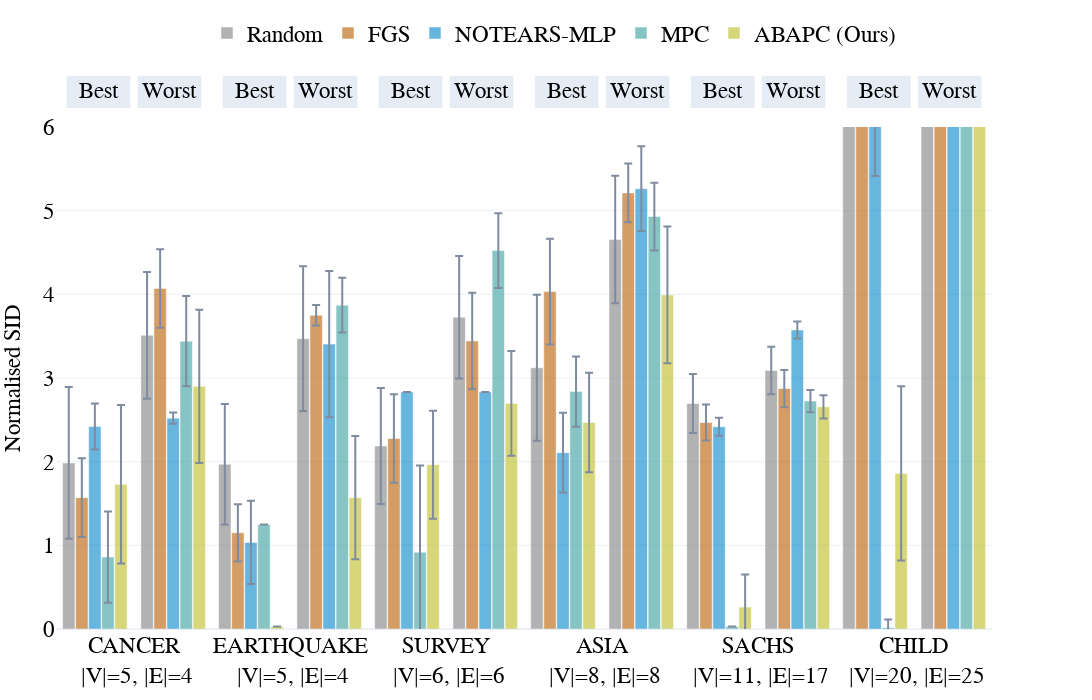
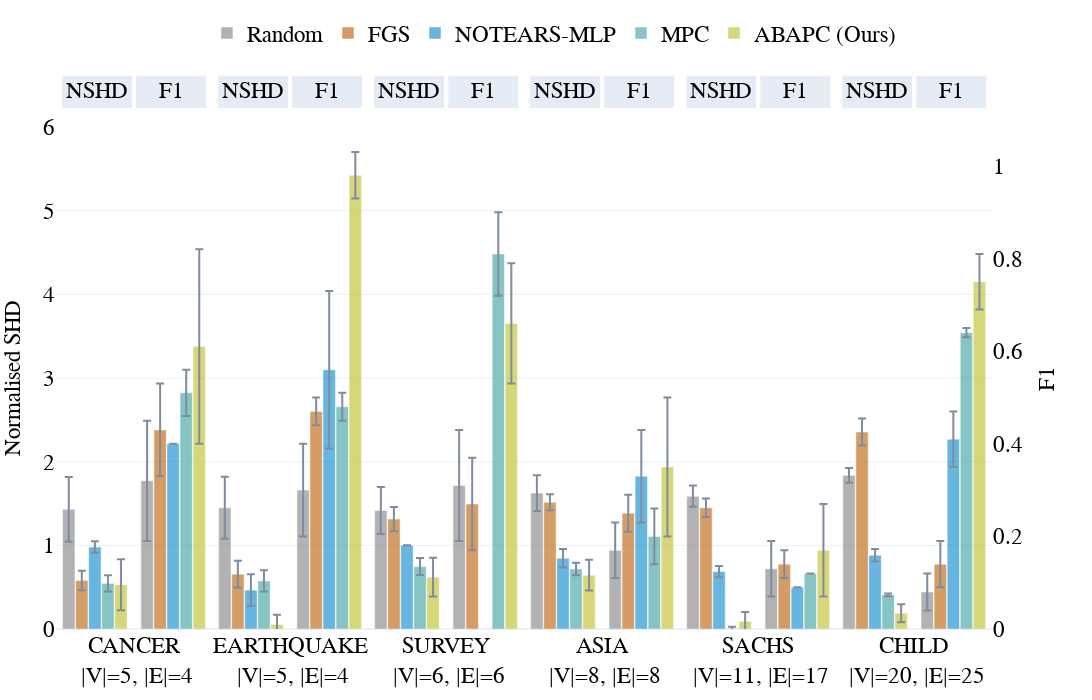

Notebook code cell kept with these figures, in order:
### Markdown cell above
## CPDAG Evaluation

### Code cell
# Load and plot CPDAG metrics (SID best/worst) to mirror experiments.ipynb

# Extend schemas to support CPDAG files
COLUMNS_MAP.update({
    'cpdag': [
        'dataset','model',
        'elapsed_mean','elapsed_std',
        'nnz_mean','nnz_std',
        'fdr_mean','fdr_std',
        'tpr_mean','tpr_std',
        'fpr_mean','fpr_std',
        'precision_mean','precision_std',
        'recall_mean','recall_std',
        'F1_mean','F1_std',
        'shd_mean','shd_std',
        'SID_low_mean','SID_low_std','SID_high_mean','SID_high_std'
    ]
})

# Optional CSV metric mapping for CPDAG if ever needed (not used here)
CSV_METRIC_MAP.update({
    'cpdag': {
        'elapsed': 'time',
        'nnz': 'cpdag_nnz',
        'fdr': 'cpdag_fdr',
        'tpr': 'cpdag_tpr',
        'fpr': 'cpdag_fpr',
        'precision': 'cpdag_precision',
        'recall': 'cpdag_recall',
        'F1': 'cpdag_F1',
        'shd': 'cpdag_shd',
        # best/worst SID if present in CSV aggregates
        'SID_low': 'cpdag_sid_low',
        'SID_high': 'cpdag_sid_high',
    }
})

# Redefine loader to read cpdag npy files when requested
def load_npy(version: str, kind: str):
    if kind == 'cpdag':
        path = RESULTS_DIR / f'stored_results_{version}_cpdag.npy'
        cols = ['dataset','model',
                'elapsed_mean','elapsed_std',
                'nnz_mean','nnz_std',
                'fdr_mean','fdr_std',
                'tpr_mean','tpr_std',
                'fpr_mean','fpr_std',
                'precision_mean','precision_std',
                'recall_mean','recall_std',
                'F1_mean','F1_std',
                'shd_mean','shd_std',
                'SID_low_mean','SID_low_std','SID_high_mean','SID_high_std']
    else:
        path = RESULTS_DIR / f'stored_results_{version}.npy'
        cols = ['dataset', 'model', 'elapsed_mean', 'elapsed_std', 'nnz_mean', 'nnz_std',
                'fdr_mean', 'fdr_std', 'tpr_mean', 'tpr_std', 'fpr_mean', 'fpr_std',
                'precision_mean', 'precision_std', 'recall_mean', 'recall_std',
                'F1_mean', 'F1_std', 'shd_mean', 'shd_std', 'SID_mean', 'SID_std']
    if not path.exists():
        raise FileNotFoundError(f'Missing results file: {path}')
    arr = np.load(path, allow_pickle=True)
    df = pd.DataFrame(arr, columns=cols)
    df['dataset'] = df['dataset'].astype(str)
    df['model'] = df['model'].astype(str)
    return df

# Load combined CPDAG aggregates across RUN_CONFIGS
cpdag_all = load_results('cpdag')

# Restrict to the same datasets as DAG plots
if 'dataset' in cpdag_all.columns and len(cpdag_all):
    base_names = cpdag_all['dataset'].astype(str).str.replace('<br>.*','', regex=True).str.lower()
    cpdag_all = cpdag_all[base_names.isin(datasets_to_plot)].copy()

# Add node/edge counts and pretty labels
if len(cpdag_all):
    base_names = cpdag_all['dataset'].astype(str).str.replace('<br>.*','', regex=True).str.lower()
    cpdag_all['n_edges'] = base_names.map(dags_arcs_map).fillna(cpdag_all.get('num_edges', np.nan)).astype(float)
    cpdag_all['n_nodes'] = base_names.map(dags_nodes_map).fillna(cpdag_all.get('num_nodes', np.nan)).astype(float)
    ds_upper = base_names.str.upper()
    cpdag_all['dataset'] = ds_upper + '<br> |V|=' + cpdag_all['n_nodes'].fillna(0).astype(int).astype(str) + ', |E|=' + cpdag_all['n_edges'].fillna(0).astype(int).astype(str)

    # Normalise SHD and SID best/worst by number of edges
    if 'shd_mean' in cpdag_all and 'n_edges' in cpdag_all:
        cpdag_all['p_shd_mean'] = cpdag_all['shd_mean'].astype(float) / cpdag_all['n_edges'].astype(float)
        cpdag_all['p_shd_std'] = cpdag_all['shd_std'].astype(float) / cpdag_all['n_edges'].astype(float)
    for c in ['SID_low','SID_high']:
        mean_c, std_c = f'{c}_mean', f'{c}_std'
        if mean_c in cpdag_all and 'n_edges' in cpdag_all:
            cpdag_all[f'p_{c}_mean'] = cpdag_all[mean_c].astype(float) / cpdag_all['n_edges'].astype(float)
            cpdag_all[f'p_{c}_std'] = cpdag_all[std_c].astype(float) / cpdag_all['n_edges'].astype(float)
    # Ensure non-zero tiny values for visibility
    if 'p_SID_low_mean' in cpdag_all: cpdag_all['p_SID_low_mean'] = cpdag_all['p_SID_low_mean'].replace(0, 0.03)
    if 'p_SID_high_mean' in cpdag_all: cpdag_all['p_SID_high_mean'] = cpdag_all['p_SID_high_mean'].replace(0, 0.03)



# Plot CPDAG NSID best vs worst
if len(cpdag_all):
    # Preferred ordering; include only those present
    preferred = ['Random','FGS','NOTEARS-MLP','Shapley-PC','ASPCR','ABAPC (Ours)','ABAPC-LLM','ABAPC-LLM-d','LLM-BFS','MPC']
    ## Force the same ordering of methods as in DAG plots
    available_models_cpdag = [m for m in methods if m in cpdag_all['model'].unique()]
    print('CPDAG models:', available_models_cpdag)    
    double_bar_chart_plotly(
        cpdag_all, ['p_SID_low','p_SID_high'], names_dict, colors_dict, available_models_cpdag,
        save_figs=save_figs, font_size=23, output_name=str(REPO_ROOT / 'results/figs/Fig.bn_cpdag_SID_best_worst.html'),
        debug=False, range_y1=[0,6], range_y2=[0,6], rect_exp=0.01
    )
    double_bar_chart_plotly(
        cpdag_all, ['p_shd','F1'], names_dict, colors_dict, available_models_cpdag,
        save_figs=save_figs, font_size=23, output_name=str(REPO_ROOT / 'results/figs/Fig.bn_cpdag_SID_best_worst.html'),
        debug=False, range_y1=[0,6], range_y2=[0,6], rect_exp=0.01
    )
else:
    print('No CPDAG results found.')

### Figure 1 — Plotly figure (JSON) as saved in the notebook; plotly's stock layout.template omitted (floating-point values rounded to 4 significant figures)
{"data": [{"error_y": {"array": [0.9075, 0.72, 0.6933, 0.8738, 0.3512, 0.8004], "type": "data", "visible": true}, "marker": {"color": "#7f7f7f"}, "name": "Random", "offsetgroup": "0", "opacity": 0.6, "showlegend": true, "type": "bar", "x": ["CANCER<br> |V|=5, |E|=4", "EARTHQUAKE<br> |V|=5, |E|=4", "SURVEY<br> |V|=6, |E|=6", "ASIA<br> |V|=8, |E|=8", "SACHS<br> |V|=11, |E|=17", "CHILD<br> |V|=20, |E|=25"], "y": [1.985, 1.97, 2.187, 3.123, 2.695, 11.56], "yaxis": "y"}, {"error_y": {"array": [0.47, 0.3425, 0.5283, 0.6312, 0.2159, 1.312], "type": "data", "visible": true}, "marker": {"color": "#b85c00"}, "name": "FGS", "offsetgroup": "1", "opacity": 0.6, "showlegend": true, "type": "bar", "x": ["CANCER<br> |V|=5, |E|=4", "EARTHQUAKE<br> |V|=5, |E|=4", "SURVEY<br> |V|=6, |E|=6", "ASIA<br> |V|=8, |E|=8", "SACHS<br> |V|=11, |E|=17", "CHILD<br> |V|=20, |E|=25"], "y": [1.57, 1.15, 2.277, 4.032, 2.468, 9.815], "yaxis": "y"}, {"error_y": {"array": [0.275, 0.4975, 0.0, 0.4775, 0.1071, 1.197], "type": "data", "visible": true}, "marker": {"color": "#0085CA"}, "name": "NOTEARS-MLP", "offsetgroup": "2", "opacity": 0.6, "showlegend": true, "type": "bar", "x": ["CANCER<br> |V|=5, |E|=4", "EARTHQUAKE<br> |V|=5, |E|=4", "SURVEY<br> |V|=6, |E|=6", "ASIA<br> |V|=8, |E|=8", "SACHS<br> |V|=11, |E|=17", "CHILD<br> |V|=20, |E|=25"], "y": [2.42, 1.035, 2.833, 2.107, 2.418, 6.61], "yaxis": "y"}, {"error_y": {"array": [0.545, 0.0, 1.037, 0.42, 0.0, 0.0964], "type": "data", "visible": true}, "marker": {"color": "#379f9f"}, "name": "MPC", "offsetgroup": "3", "opacity": 0.6, "showlegend": true, "type": "bar", "x": ["CANCER<br> |V|=5, |E|=4", "EARTHQUAKE<br> |V|=5, |E|=4", "SURVEY<br> |V|=6, |E|=6", "ASIA<br> |V|=8, |E|=8", "SACHS<br> |V|=11, |E|=17", "CHILD<br> |V|=20, |E|=25"], "y": [0.86, 1.25, 0.9167, 2.837, 0.03, 0.016], "yaxis": "y"}, {"error_y": {"array": [0.9475, 0.0, 0.645, 0.595, 0.3876, 1.042], "type": "data", "visible": true}, "marker": {"color": "#bcbd22"}, "name": "ABAPC (Ours)", "offsetgroup": "4", "opacity": 0.6, "showlegend": true, "type": "bar", "x": ["CANCER<br> |V|=5, |E|=4", "EARTHQUAKE<br> |V|=5, |E|=4", "SURVEY<br> |V|=6, |E|=6", "ASIA<br> |V|=8, |E|=8", "SACHS<br> |V|=11, |E|=17", "CHILD<br> |V|=20, |E|=25"], "y": [1.73, 0.03, 1.963, 2.467, 0.2624, 1.86], "yaxis": "y"}, {"marker": {"color": "white"}, "name": "", "offsetgroup": "5", "opacity": 1, "showlegend": false, "type": "bar", "x": ["CANCER<br> |V|=5, |E|=4", "EARTHQUAKE<br> |V|=5, |E|=4", "SURVEY<br> |V|=6, |E|=6", "ASIA<br> |V|=8, |E|=8", "SACHS<br> |V|=11, |E|=17", "CHILD<br> |V|=20, |E|=25"], "y": [0.0, 0.0, 0.0, 0.0, 0.0, 0.0]}, {"error_y": {"array": [0.7575, 0.865, 0.7317, 0.7612, 0.2835, 0.7676], "type": "data", "visible": true}, "marker": {"color": "#7f7f7f"}, "name": "Random", "offsetgroup": "6", "opacity": 0.6, "showlegend": false, "type": "bar", "x": ["CANCER<br> |V|=5, |E|=4", "EARTHQUAKE<br> |V|=5, |E|=4", "SURVEY<br> |V|=6, |E|=6", "ASIA<br> |V|=8, |E|=8", "SACHS<br> |V|=11, |E|=17", "CHILD<br> |V|=20, |E|=25"], "y": [3.51, 3.47, 3.727, 4.655, 3.091, 12.75], "yaxis": "y2"}, {"error_y": {"array": [0.47, 0.1225, 0.5767, 0.3513, 0.2224, 0.7532], "type": "data", "visible": true}, "marker": {"color": "#b85c00"}, "name": "FGS", "offsetgroup": "7", "opacity": 0.6, "showlegend": false, "type": "bar", "x": ["CANCER<br> |V|=5, |E|=4", "EARTHQUAKE<br> |V|=5, |E|=4", "SURVEY<br> |V|=6, |E|=6", "ASIA<br> |V|=8, |E|=8", "SACHS<br> |V|=11, |E|=17", "CHILD<br> |V|=20, |E|=25"], "y": [4.07, 3.75, 3.443, 5.213, 2.874, 12.19], "yaxis": "y2"}, {"error_y": {"array": [0.0675, 0.875, 0.0, 0.5062, 0.1018, 1.117], "type": "data", "visible": true}, "marker": {"color": "#0085CA"}, "name": "NOTEARS-MLP", "offsetgroup": "8", "opacity": 0.6, "showlegend": false, "type": "bar", "x": ["CANCER<br> |V|=5, |E|=4", "EARTHQUAKE<br> |V|=5, |E|=4", "SURVEY<br> |V|=6, |E|=6", "ASIA<br> |V|=8, |E|=8", "SACHS<br> |V|=11, |E|=17", "CHILD<br> |V|=20, |E|=25"], "y": [2.52, 3.405, 2.833, 5.263, 3.574, 12.69], "yaxis": "y2"}, {"error_y": {"array": [0.54, 0.3275, 0.4467, 0.405, 0.1329, 0.1824], "type": "data", "visible": true}, "marker": {"color": "#379f9f"}, "name": "MPC", "offsetgroup": "9", "opacity": 0.6, "showlegend": false, "type": "bar", "x": ["CANCER<br> |V|=5, |E|=4", "EARTHQUAKE<br> |V|=5, |E|=4", "SURVEY<br> |V|=6, |E|=6", "ASIA<br> |V|=8, |E|=8", "SACHS<br> |V|=11, |E|=17", "CHILD<br> |V|=20, |E|=25"], "y": [3.44, 3.87, 4.523, 4.93, 2.725, 15.15], "yaxis": "y2"}, {"error_y": {"array": [0.915, 0.7375, 0.625, 0.8175, 0.1394, 1.652], "type": "data", "visible": true}, "marker": {"color": "#bcbd22"}, "name": "ABAPC (Ours)", "offsetgroup": "10", "opacity": 0.6, "showlegend": false, "type": "bar", "x": ["CANCER<br> |V|=5, |E|=4", "EARTHQUAKE<br> |V|=5, |E|=4", "SURVEY<br> |V|=6, |E|=6", "ASIA<br> |V|=8, |E|=8", "SACHS<br> |V|=11, |E|=17", "CHILD<br> |V|=20, |E|=25"], "y": [2.9, 1.57, 2.697, 3.993, 2.655, 10.54], "yaxis": "y2"}], "layout": {"annotations": [{"font": {"color": "black", "size": 23}, "showarrow": false, "text": "         Best         ", "x": 0.04542, "xanchor": "center", "xref": "x domain", "y": 1.07, "yanchor": "middle", "yref": "y domain"}, {"font": {"color": "black", "size": 23}, "showarrow": false, "text": "         Worst         ", "x": 0.1212, "xanchor": "center", "xref": "x domain", "y": 1.07, "yanchor": "middle", "yref": "y domain"}, {"font": {"color": "black", "size": 23}, "showarrow": false, "text": "         Best         ", "x": 0.2121, "xanchor": "center", "xref": "x domain", "y": 1.07, "yanchor": "middle", "yref": "y domain"}, {"font": {"color": "black", "size": 23}, "showarrow": false, "text": "         Worst         ", "x": 0.2879, "xanchor": "center", "xref": "x domain", "y": 1.07, "yanchor": "middle", "yref": "y domain"}, {"font": {"color": "black", "size": 23}, "showarrow": false, "text": "         Best         ", "x": 0.3788, "xanchor": "center", "xref": "x domain", "y": 1.07, "yanchor": "middle", "yref": "y domain"}, {"font": {"color": "black", "size": 23}, "showarrow": false, "text": "         Worst         ", "x": 0.4546, "xanchor": "center", "xref": "x domain", "y": 1.07, "yanchor": "middle", "yref": "y domain"}, {"font": {"color": "black", "size": 23}, "showarrow": false, "text": "         Best         ", "x": 0.5454, "xanchor": "center", "xref": "x domain", "y": 1.07, "yanchor": "middle", "yref": "y domain"}, {"font": {"color": "black", "size": 23}, "showarrow": false, "text": "         Worst         ", "x": 0.6212, "xanchor": "center", "xref": "x domain", "y": 1.07, "yanchor": "middle", "yref": "y domain"}, {"font": {"color": "black", "size": 23}, "showarrow": false, "text": "         Best         ", "x": 0.7121, "xanchor": "center", "xref": "x domain", "y": 1.07, "yanchor": "middle", "yref": "y domain"}, {"font": {"color": "black", "size": 23}, "showarrow": false, "text": "         Worst         ", "x": 0.7879, "xanchor": "center", "xref": "x domain", "y": 1.07, "yanchor": "middle", "yref": "y domain"}, {"font": {"color": "black", "size": 23}, "showarrow": false, "text": "         Best         ", "x": 0.8787, "xanchor": "center", "xref": "x domain", "y": 1.07, "yanchor": "middle", "yref": "y domain"}, {"font": {"color": "black", "size": 23}, "showarrow": false, "text": "         Worst         ", "x": 0.9546, "xanchor": "center", "xref": "x domain", "y": 1.07, "yanchor": "middle", "yref": "y domain"}], "bargap": 0.08, "bargroupgap": 0.05, "barmode": "group", "font": {"color": "black", "family": "Serif", "size": 23}, "height": 700, "hovermode": "x unified", "legend": {"orientation": "h", "x": 0.5, "xanchor": "center", "y": 1.23, "yanchor": "top"}, "margin": {"b": 70, "l": 40, "r": 40, "t": 80}, "shapes": [{"fillcolor": "#E5ECF6", "layer": "below", "line": {"color": "#E5ECF6", "width": 2}, "type": "rect", "x0": 0.0125, "x1": 0.07833, "xref": "x domain", "y0": 1.04, "y1": 1.1, "yref": "y domain"}, {"fillcolor": "#E5ECF6", "layer": "below", "line": {"color": "#E5ECF6", "width": 2}, "type": "rect", "x0": 0.08833, "x1": 0.1542, "xref": "x domain", "y0": 1.04, "y1": 1.1, "yref": "y domain"}, {"fillcolor": "#E5ECF6", "layer": "below", "line": {"color": "#E5ECF6", "width": 2}, "type": "rect", "x0": 0.1792, "x1": 0.245, "xref": "x domain", "y0": 1.04, "y1": 1.1, "yref": "y domain"}, {"fillcolor": "#E5ECF6", "layer": "below", "line": {"color": "#E5ECF6", "width": 2}, "type": "rect", "x0": 0.255, "x1": 0.3208, "xref": "x domain", "y0": 1.04, "y1": 1.1, "yref": "y domain"}, {"fillcolor": "#E5ECF6", "layer": "below", "line": {"color": "#E5ECF6", "width": 2}, "type": "rect", "x0": 0.3458, "x1": 0.4117, "xref": "x domain", "y0": 1.04, "y1": 1.1, "yref": "y domain"}, {"fillcolor": "#E5ECF6", "layer": "below", "line": {"color": "#E5ECF6", "width": 2}, "type": "rect", "x0": 0.4217, "x1": 0.4875, "xref": "x domain", "y0": 1.04, "y1": 1.1, "yref": "y domain"}, {"fillcolor": "#E5ECF6", "layer": "below", "line": {"color": "#E5ECF6", "width": 2}, "type": "rect", "x0": 0.5125, "x1": 0.5783, "xref": "x domain", "y0": 1.04, "y1": 1.1, "yref": "y domain"}, {"fillcolor": "#E5ECF6", "layer": "below", "line": {"color": "#E5ECF6", "width": 2}, "type": "rect", "x0": 0.5883, "x1": 0.6542, "xref": "x domain", "y0": 1.04, "y1": 1.1, "yref": "y domain"}, {"fillcolor": "#E5ECF6", "layer": "below", "line": {"color": "#E5ECF6", "width": 2}, "type": "rect", "x0": 0.6792, "x1": 0.745, "xref": "x domain", "y0": 1.04, "y1": 1.1, "yref": "y domain"}, {"fillcolor": "#E5ECF6", "layer": "below", "line": {"color": "#E5ECF6", "width": 2}, "type": "rect", "x0": 0.755, "x1": 0.8208, "xref": "x domain", "y0": 1.04, "y1": 1.1, "yref": "y domain"}, {"fillcolor": "#E5ECF6", "layer": "below", "line": {"color": "#E5ECF6", "width": 2}, "type": "rect", "x0": 0.8458, "x1": 0.9117, "xref": "x domain", "y0": 1.04, "y1": 1.1, "yref": "y domain"}, {"fillcolor": "#E5ECF6", "layer": "below", "line": {"color": "#E5ECF6", "width": 2}, "type": "rect", "x0": 0.9217, "x1": 0.9875, "xref": "x domain", "y0": 1.04, "y1": 1.1, "yref": "y domain"}], "width": 1600, "xaxis": {"anchor": "y", "domain": [0, 0.94]}, "yaxis": {"anchor": "x", "domain": [0, 1], "range": [0, 6], "title": {"font": {"size": 23}, "text": "Normalised SID"}}, "yaxis2": {"anchor": "x", "overlaying": "y", "range": [0, 6], "scaleanchor": 0, "showgrid": false, "showline": false, "showticklabels": false, "side": "right", "title": {"font": {"size": 23}, "text": ""}, "zeroline": true}}}

### Figure 2 — Plotly figure (JSON) as saved in the notebook; plotly's stock layout.template omitted (floating-point values rounded to 4 significant figures)
{"data": [{"error_y": {"array": [0.3875, 0.37, 0.28, 0.2137, 0.1271, 0.0888], "type": "data", "visible": true}, "marker": {"color": "#7f7f7f"}, "name": "Random", "offsetgroup": "0", "opacity": 0.6, "showlegend": true, "type": "bar", "x": ["CANCER<br> |V|=5, |E|=4", "EARTHQUAKE<br> |V|=5, |E|=4", "SURVEY<br> |V|=6, |E|=6", "ASIA<br> |V|=8, |E|=8", "SACHS<br> |V|=11, |E|=17", "CHILD<br> |V|=20, |E|=25"], "y": [1.43, 1.45, 1.417, 1.625, 1.587, 1.837], "yaxis": "y"}, {"error_y": {"array": [0.1175, 0.16, 0.145, 0.09625, 0.1094, 0.1604], "type": "data", "visible": true}, "marker": {"color": "#b85c00"}, "name": "FGS", "offsetgroup": "1", "opacity": 0.6, "showlegend": true, "type": "bar", "x": ["CANCER<br> |V|=5, |E|=4", "EARTHQUAKE<br> |V|=5, |E|=4", "SURVEY<br> |V|=6, |E|=6", "ASIA<br> |V|=8, |E|=8", "SACHS<br> |V|=11, |E|=17", "CHILD<br> |V|=20, |E|=25"], "y": [0.58, 0.655, 1.313, 1.515, 1.449, 2.354], "yaxis": "y"}, {"error_y": {"array": [0.0675, 0.19, 0.0, 0.1113, 0.06706, 0.0748], "type": "data", "visible": true}, "marker": {"color": "#0085CA"}, "name": "NOTEARS-MLP", "offsetgroup": "2", "opacity": 0.6, "showlegend": true, "type": "bar", "x": ["CANCER<br> |V|=5, |E|=4", "EARTHQUAKE<br> |V|=5, |E|=4", "SURVEY<br> |V|=6, |E|=6", "ASIA<br> |V|=8, |E|=8", "SACHS<br> |V|=11, |E|=17", "CHILD<br> |V|=20, |E|=25"], "y": [0.98, 0.465, 1.0, 0.845, 0.6859, 0.8824], "yaxis": "y"}, {"error_y": {"array": [0.0975, 0.1275, 0.1017, 0.075, 0.01941, 0.0168], "type": "data", "visible": true}, "marker": {"color": "#379f9f"}, "name": "MPC", "offsetgroup": "3", "opacity": 0.6, "showlegend": true, "type": "bar", "x": ["CANCER<br> |V|=5, |E|=4", "EARTHQUAKE<br> |V|=5, |E|=4", "SURVEY<br> |V|=6, |E|=6", "ASIA<br> |V|=8, |E|=8", "SACHS<br> |V|=11, |E|=17", "CHILD<br> |V|=20, |E|=25"], "y": [0.545, 0.575, 0.7467, 0.7175, 0.007059, 0.4088], "yaxis": "y"}, {"error_y": {"array": [0.305, 0.115, 0.2317, 0.1837, 0.1135, 0.108], "type": "data", "visible": true}, "marker": {"color": "#bcbd22"}, "name": "ABAPC (Ours)", "offsetgroup": "4", "opacity": 0.6, "showlegend": true, "type": "bar", "x": ["CANCER<br> |V|=5, |E|=4", "EARTHQUAKE<br> |V|=5, |E|=4", "SURVEY<br> |V|=6, |E|=6", "ASIA<br> |V|=8, |E|=8", "SACHS<br> |V|=11, |E|=17", "CHILD<br> |V|=20, |E|=25"], "y": [0.53, 0.055, 0.62, 0.6425, 0.09059, 0.188], "yaxis": "y"}, {"marker": {"color": "white"}, "name": "", "offsetgroup": "5", "opacity": 1, "showlegend": false, "type": "bar", "x": ["CANCER<br> |V|=5, |E|=4", "EARTHQUAKE<br> |V|=5, |E|=4", "SURVEY<br> |V|=6, |E|=6", "ASIA<br> |V|=8, |E|=8", "SACHS<br> |V|=11, |E|=17", "CHILD<br> |V|=20, |E|=25"], "y": [0.0, 0.0, 0.0, 0.0, 0.0, 0.0]}, {"error_y": {"array": [0.13, 0.1, 0.12, 0.06, 0.06, 0.04], "type": "data", "visible": true}, "marker": {"color": "#7f7f7f"}, "name": "Random", "offsetgroup": "6", "opacity": 0.6, "showlegend": false, "type": "bar", "x": ["CANCER<br> |V|=5, |E|=4", "EARTHQUAKE<br> |V|=5, |E|=4", "SURVEY<br> |V|=6, |E|=6", "ASIA<br> |V|=8, |E|=8", "SACHS<br> |V|=11, |E|=17", "CHILD<br> |V|=20, |E|=25"], "y": [0.32, 0.3, 0.31, 0.17, 0.13, 0.08], "yaxis": "y2"}, {"error_y": {"array": [0.1, 0.03, 0.1, 0.04, 0.03, 0.05], "type": "data", "visible": true}, "marker": {"color": "#b85c00"}, "name": "FGS", "offsetgroup": "7", "opacity": 0.6, "showlegend": false, "type": "bar", "x": ["CANCER<br> |V|=5, |E|=4", "EARTHQUAKE<br> |V|=5, |E|=4", "SURVEY<br> |V|=6, |E|=6", "ASIA<br> |V|=8, |E|=8", "SACHS<br> |V|=11, |E|=17", "CHILD<br> |V|=20, |E|=25"], "y": [0.43, 0.47, 0.27, 0.25, 0.14, 0.14], "yaxis": "y2"}, {"error_y": {"array": [0, 0.17, null, 0.1, 0, 0.06], "type": "data", "visible": true}, "marker": {"color": "#0085CA"}, "name": "NOTEARS-MLP", "offsetgroup": "8", "opacity": 0.6, "showlegend": false, "type": "bar", "x": ["CANCER<br> |V|=5, |E|=4", "EARTHQUAKE<br> |V|=5, |E|=4", "SURVEY<br> |V|=6, |E|=6", "ASIA<br> |V|=8, |E|=8", "SACHS<br> |V|=11, |E|=17", "CHILD<br> |V|=20, |E|=25"], "y": [0.4, 0.56, null, 0.33, 0.09, 0.41], "yaxis": "y2"}, {"error_y": {"array": [0.05, 0.03, 0.09, 0.06, 0, 0.01], "type": "data", "visible": true}, "marker": {"color": "#379f9f"}, "name": "MPC", "offsetgroup": "9", "opacity": 0.6, "showlegend": false, "type": "bar", "x": ["CANCER<br> |V|=5, |E|=4", "EARTHQUAKE<br> |V|=5, |E|=4", "SURVEY<br> |V|=6, |E|=6", "ASIA<br> |V|=8, |E|=8", "SACHS<br> |V|=11, |E|=17", "CHILD<br> |V|=20, |E|=25"], "y": [0.51, 0.48, 0.81, 0.2, 0.12, 0.64], "yaxis": "y2"}, {"error_y": {"array": [0.21, 0.05, 0.13, 0.15, 0.1, 0.06], "type": "data", "visible": true}, "marker": {"color": "#bcbd22"}, "name": "ABAPC (Ours)", "offsetgroup": "10", "opacity": 0.6, "showlegend": false, "type": "bar", "x": ["CANCER<br> |V|=5, |E|=4", "EARTHQUAKE<br> |V|=5, |E|=4", "SURVEY<br> |V|=6, |E|=6", "ASIA<br> |V|=8, |E|=8", "SACHS<br> |V|=11, |E|=17", "CHILD<br> |V|=20, |E|=25"], "y": [0.61, 0.98, 0.66, 0.35, 0.17, 0.75], "yaxis": "y2"}], "layout": {"annotations": [{"font": {"color": "black", "size": 23}, "showarrow": false, "text": "         NSHD         ", "x": 0.04375, "xanchor": "center", "xref": "x domain", "y": 1.07, "yanchor": "middle", "yref": "y domain"}, {"font": {"color": "black", "size": 23}, "showarrow": false, "text": "           F1           ", "x": 0.1229, "xanchor": "center", "xref": "x domain", "y": 1.07, "yanchor": "middle", "yref": "y domain"}, {"font": {"color": "black", "size": 23}, "showarrow": false, "text": "         NSHD         ", "x": 0.2104, "xanchor": "center", "xref": "x domain", "y": 1.07, "yanchor": "middle", "yref": "y domain"}, {"font": {"color": "black", "size": 23}, "showarrow": false, "text": "           F1           ", "x": 0.2896, "xanchor": "center", "xref": "x domain", "y": 1.07, "yanchor": "middle", "yref": "y domain"}, {"font": {"color": "black", "size": 23}, "showarrow": false, "text": "         NSHD         ", "x": 0.3771, "xanchor": "center", "xref": "x domain", "y": 1.07, "yanchor": "middle", "yref": "y domain"}, {"font": {"color": "black", "size": 23}, "showarrow": false, "text": "           F1           ", "x": 0.4562, "xanchor": "center", "xref": "x domain", "y": 1.07, "yanchor": "middle", "yref": "y domain"}, {"font": {"color": "black", "size": 23}, "showarrow": false, "text": "         NSHD         ", "x": 0.5437, "xanchor": "center", "xref": "x domain", "y": 1.07, "yanchor": "middle", "yref": "y domain"}, {"font": {"color": "black", "size": 23}, "showarrow": false, "text": "           F1           ", "x": 0.6229, "xanchor": "center", "xref": "x domain", "y": 1.07, "yanchor": "middle", "yref": "y domain"}, {"font": {"color": "black", "size": 23}, "showarrow": false, "text": "         NSHD         ", "x": 0.7104, "xanchor": "center", "xref": "x domain", "y": 1.07, "yanchor": "middle", "yref": "y domain"}, {"font": {"color": "black", "size": 23}, "showarrow": false, "text": "           F1           ", "x": 0.7896, "xanchor": "center", "xref": "x domain", "y": 1.07, "yanchor": "middle", "yref": "y domain"}, {"font": {"color": "black", "size": 23}, "showarrow": false, "text": "         NSHD         ", "x": 0.8771, "xanchor": "center", "xref": "x domain", "y": 1.07, "yanchor": "middle", "yref": "y domain"}, {"font": {"color": "black", "size": 23}, "showarrow": false, "text": "           F1           ", "x": 0.9562, "xanchor": "center", "xref": "x domain", "y": 1.07, "yanchor": "middle", "yref": "y domain"}], "bargap": 0.08, "bargroupgap": 0.05, "barmode": "group", "font": {"color": "black", "family": "Serif", "size": 23}, "height": 700, "hovermode": "x unified", "legend": {"orientation": "h", "x": 0.5, "xanchor": "center", "y": 1.23, "yanchor": "top"}, "margin": {"b": 70, "l": 40, "r": 40, "t": 80}, "shapes": [{"fillcolor": "#E5ECF6", "layer": "below", "line": {"color": "#E5ECF6", "width": 2}, "type": "rect", "x0": 0.0075, "x1": 0.08, "xref": "x domain", "y0": 1.04, "y1": 1.1, "yref": "y domain"}, {"fillcolor": "#E5ECF6", "layer": "below", "line": {"color": "#E5ECF6", "width": 2}, "type": "rect", "x0": 0.08667, "x1": 0.1592, "xref": "x domain", "y0": 1.04, "y1": 1.1, "yref": "y domain"}, {"fillcolor": "#E5ECF6", "layer": "below", "line": {"color": "#E5ECF6", "width": 2}, "type": "rect", "x0": 0.1742, "x1": 0.2467, "xref": "x domain", "y0": 1.04, "y1": 1.1, "yref": "y domain"}, {"fillcolor": "#E5ECF6", "layer": "below", "line": {"color": "#E5ECF6", "width": 2}, "type": "rect", "x0": 0.2533, "x1": 0.3258, "xref": "x domain", "y0": 1.04, "y1": 1.1, "yref": "y domain"}, {"fillcolor": "#E5ECF6", "layer": "below", "line": {"color": "#E5ECF6", "width": 2}, "type": "rect", "x0": 0.3408, "x1": 0.4133, "xref": "x domain", "y0": 1.04, "y1": 1.1, "yref": "y domain"}, {"fillcolor": "#E5ECF6", "layer": "below", "line": {"color": "#E5ECF6", "width": 2}, "type": "rect", "x0": 0.42, "x1": 0.4925, "xref": "x domain", "y0": 1.04, "y1": 1.1, "yref": "y domain"}, {"fillcolor": "#E5ECF6", "layer": "below", "line": {"color": "#E5ECF6", "width": 2}, "type": "rect", "x0": 0.5075, "x1": 0.58, "xref": "x domain", "y0": 1.04, "y1": 1.1, "yref": "y domain"}, {"fillcolor": "#E5ECF6", "layer": "below", "line": {"color": "#E5ECF6", "width": 2}, "type": "rect", "x0": 0.5867, "x1": 0.6592, "xref": "x domain", "y0": 1.04, "y1": 1.1, "yref": "y domain"}, {"fillcolor": "#E5ECF6", "layer": "below", "line": {"color": "#E5ECF6", "width": 2}, "type": "rect", "x0": 0.6742, "x1": 0.7467, "xref": "x domain", "y0": 1.04, "y1": 1.1, "yref": "y domain"}, {"fillcolor": "#E5ECF6", "layer": "below", "line": {"color": "#E5ECF6", "width": 2}, "type": "rect", "x0": 0.7533, "x1": 0.8258, "xref": "x domain", "y0": 1.04, "y1": 1.1, "yref": "y domain"}, {"fillcolor": "#E5ECF6", "layer": "below", "line": {"color": "#E5ECF6", "width": 2}, "type": "rect", "x0": 0.8408, "x1": 0.9133, "xref": "x domain", "y0": 1.04, "y1": 1.1, "yref": "y domain"}, {"fillcolor": "#E5ECF6", "layer": "below", "line": {"color": "#E5ECF6", "width": 2}, "type": "rect", "x0": 0.92, "x1": 0.9925, "xref": "x domain", "y0": 1.04, "y1": 1.1, "yref": "y domain"}], "width": 1600, "xaxis": {"anchor": "y", "domain": [0, 0.94]}, "yaxis": {"anchor": "x", "domain": [0, 1], "range": [0, 6], "title": {"font": {"size": 23}, "text": "Normalised SHD"}}, "yaxis2": {"anchor": "x", "overlaying": "y", "scaleanchor": 0, "showgrid": false, "showline": false, "showticklabels": true, "side": "right", "title": {"font": {"size": 23}, "text": "F1"}, "zeroline": true}}}
